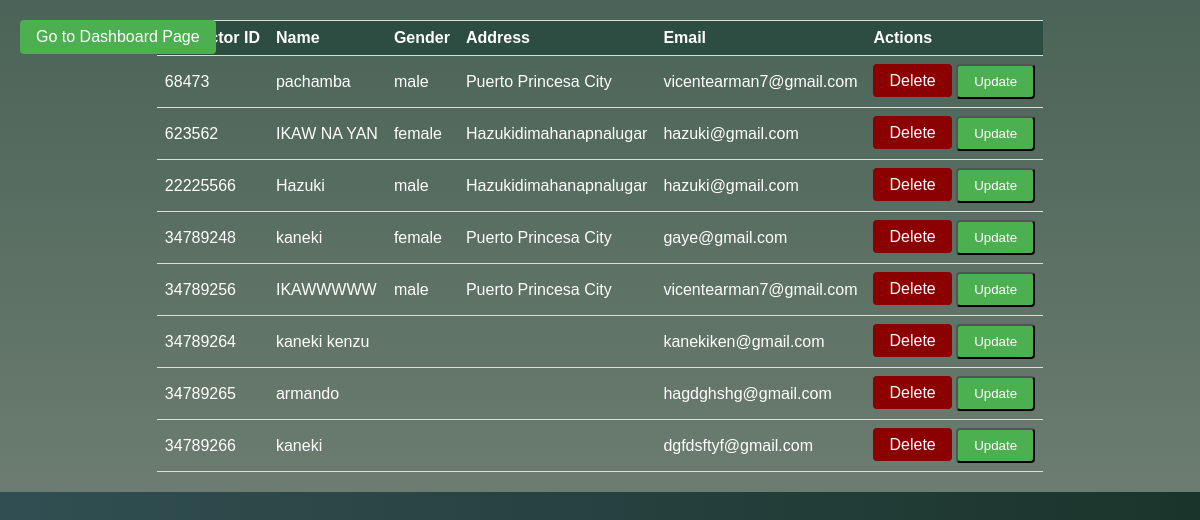
Page /instinfo.php on the committed database.
### tables this page shows
CREATE TABLE `instructors` (
  `instructor_id` int(11) NOT NULL,
  `instructor_name` varchar(50) DEFAULT NULL,
  `instructor_email` varchar(100) DEFAULT NULL,
  `instructor_address` varchar(255) DEFAULT NULL,
  `instructor_gender` char(8) DEFAULT NULL
);

### instinfo.php (the view, shortened to what this page needs)
<!DOCTYPE html>
<html>
<head>
</head>
<body>
    <?php
    require_once 'db.php';
    $result = $conn->query("SELECT * FROM instructors");
    if ($result->num_rows > 0) {
        echo "<a class='main-page-button' href='dash.php'>Go to Dashboard Page</a>";
        echo "<div class='container'>";
        echo "<form action='instupdate.php' method='GET'>";
        echo "<table>";
        echo "<tr>
                <th>Instructor ID</th>
                <th>Name</th>
                <th>Gender</th>
                <th>Address</th>
                <th>Email</th>
                <th>Actions</th>
              </tr>";
        while ($row = $result->fetch_assoc()) {
            echo "<tr>";
            echo "<td>" . $row['instructor_id'] . "</td>";
            echo "<td>" . $row['instructor_name'] . "</td>";
            echo "<td>" . $row['instructor_gender'] . "</td>";
            echo "<td>" . $row['instructor_address'] . "</td>";
            echo "<td>" . $row['instructor_email'] . "</td>";
            echo "<td>
                    <a class='delete-button' href='deleteinstinfo.php?id=" . $row['instructor_id'] . "'>Delete</a>
                    <button class='update-button' type='submit' name='id' value='" . $row['instructor_id'] . "'>Update</button>
                  </td>";
            echo "</tr>";
        }
        echo "</table>";
        echo "</form>";
        echo "</div>";
    } else {
        echo "<p>No instructor information found.</p>";
    }
    ?>
</body>
</html>

### instinfo.php (style rules this page uses)
body { background: linear-gradient(to right, #314e52, #1b342b); color: white; font-family: Arial, sans-serif; margin: 0; padding: 0; }
.container { background: linear-gradient(to bottom, #4b6358, #6c7c70); padding: 20px; text-align: center; display: flex; justify-content: center; align-items: center; }
table { width: 100%; border-collapse: collapse; }
th, td { padding: 8px; text-align: left; border-bottom: 1px solid #ddd; border-top: 1px solid #ddd; color: white; }
th { background-color: #2d4d43; }
.delete-button { background-color: #8B0000; color: white; padding: 8px 16px; text-decoration: none; border-radius: 4px; }
.update-button { background-color: #4CAF50; color: white; padding: 8px 16px; text-decoration: none; border-radius: 4px; }
.main-page-button { position: absolute; top: 20px; left: 20px; background-color: #4CAF50; color: white; padding: 8px 16px; text-decoration: none; border-radius: 4px; }

### rows in the picture
instructors: instructor_id "68473", instructor_name "pachamba", instructor_gender "male", instructor_address "Puerto Princesa City", instructor_email "vicentearman7@gmail.com"
instructors: instructor_id "623562", instructor_name "IKAW NA YAN", instructor_gender "female", instructor_address "Hazukidimahanapnalugar", instructor_email "hazuki@gmail.com"
instructors: instructor_id "22225566", instructor_name "Hazuki", instructor_gender "male", instructor_address "Hazukidimahanapnalugar", instructor_email "hazuki@gmail.com"
instructors: instructor_id "34789248", instructor_name "kaneki", instructor_gender "female", instructor_address "Puerto Princesa City", instructor_email "gaye@gmail.com"
instructors: instructor_id "34789256", instructor_name "IKAWWWWW", instructor_gender "male", instructor_address "Puerto Princesa City", instructor_email "vicentearman7@gmail.com"
instructors: instructor_id "34789264", instructor_name "kaneki kenzu", instructor_email "kanekiken@gmail.com"
instructors: instructor_id "34789265", instructor_name "armando", instructor_email "hagdghshg@gmail.com"
instructors: instructor_id "34789266", instructor_name "kaneki", instructor_email "dgfdsftyf@gmail.com"
